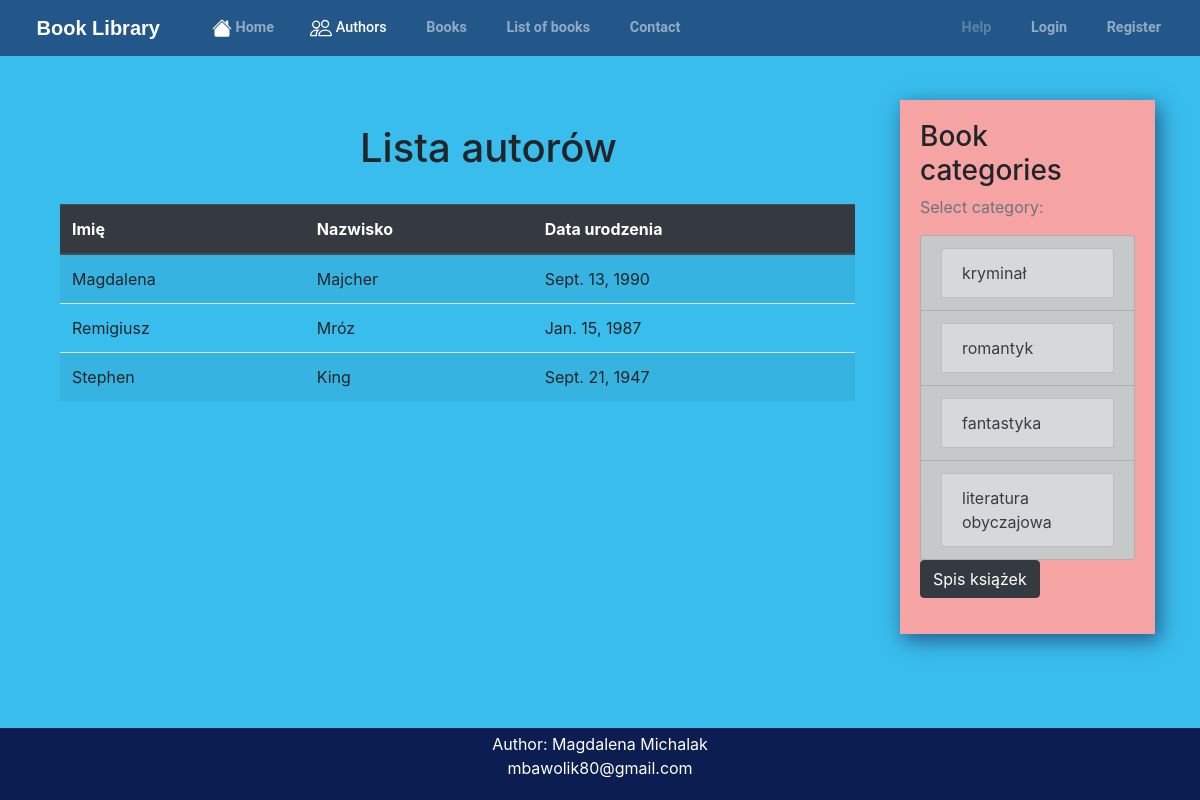
The app's page /authors/, older data.
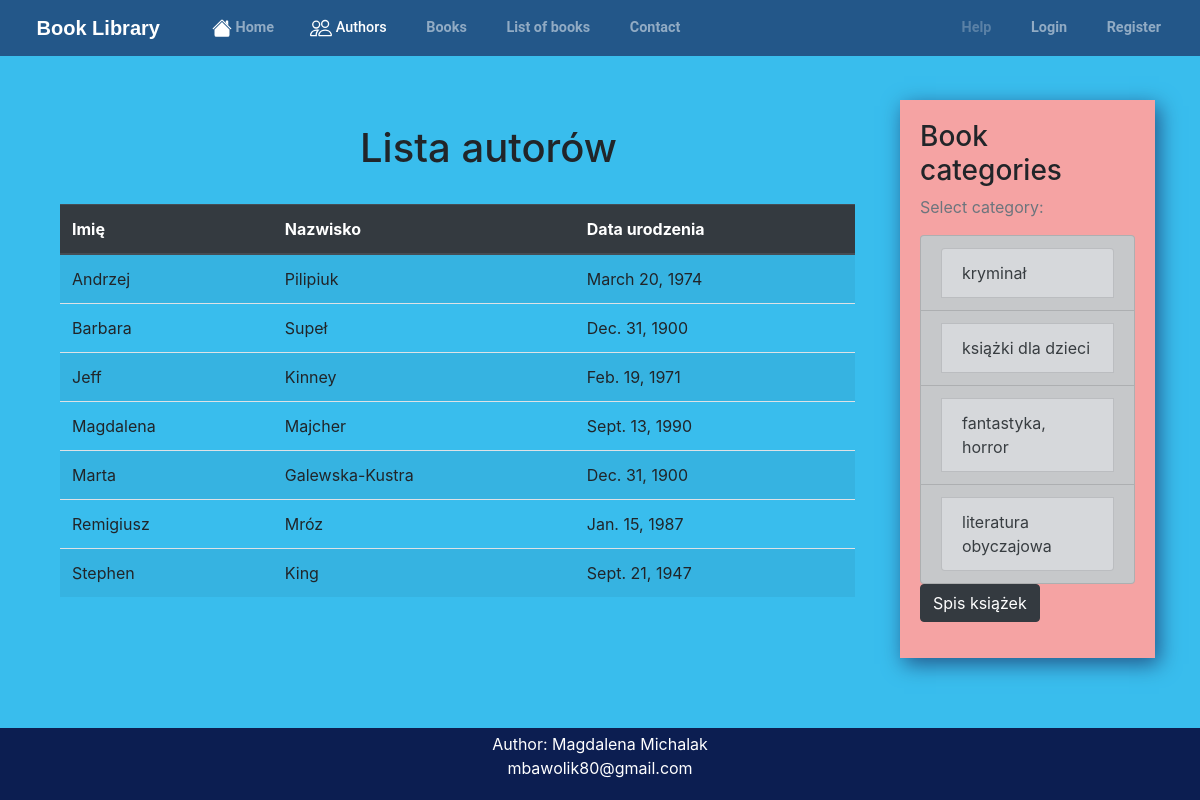
The same page, newer data.
### books/models.py (models this page shows, shortened)
class Author(models.Model):
    first_name = models.CharField(max_length=100, verbose_name='Imię')
    last_name = models.CharField(max_length=100, verbose_name='Nazwisko')
    birth_date = models.DateField(verbose_name='Data urodzenia')
    active = models.BooleanField(default=True)
    class Meta:
        ordering = ["first_name", "last_name"]

class Category(models.Model):
    category = models.CharField(max_length=50)
    def __str__(self):
        return self.category
    class Meta:
        verbose_name_plural = "Categories"

### books/views.py (the view)
# urls.py: path('authors/', views.AuthorIndex.as_view(), name='author_index'),
class AuthorIndex(TemplateView):
    template_name = 'author/index.html'
    def get_context_data(self, **kwargs):
        context = super().get_context_data(**kwargs)
        context['authors'] = models.Author.objects.all()
        context['active_author'] = 'active'
        return context

### books/context_processors.py (called while the page is built)
def categories(request):
    return {
        'categories': Category.objects.all()
    }

### books/templates/author/index.html
{% extends "layout/base.html" %}
{% load static %}
{% block content %}
<div class="container">
    <div class="row">
        <div class="col-9"><br>
            <h1 style="margin-left: 300px;">Lista autorów</h1>
            <br>
        </div>
    </div>
    <div class="row">
      <div class="col">
            <table class="table table-striped">
              <thead class="thead-dark">
                <tr class="table-secondary">
                  <th scope="col">Imię</th>
                  <th scope="col">Nazwisko</th>
                  <th scope="col">Data urodzenia</th>
                </tr>
              </thead>
              <tbody>
                {% for author in authors %}
                <tr>
                  <td>{{ author.first_name }}</td>
                  <td>{{ author.last_name }}</td>
                  <td>{{ author.birth_date }}</td>
                </tr>
                {% endfor %}
              </tbody>
            </table>
        </div>
    </div>
</div>
{% endblock %}

### books/templates/layout/base.html (shortened to what this page needs)
{% load bootstrap4 %}
{% load static %}
<!DOCTYPE html>
<html lang="en">
    <head>
        {% load static %}
        <link rel="stylesheet" type="text/css" href="{% static 'css/main.css' %}">
        {% bootstrap_css %}
     </head>
<header class="site-header">
    <nav class="navbar navbar-expand-md navbar-dark bg-steel fixed-top">
        <div class="container-fluid">
            <a class="navbar-brand mr-4" href="{% url 'home' %}"><img style="height:1.4em;" src="{% static 'books/icons/regal.png' %}" alt=""> Book Library</a>
            <div class="collapse navbar-collapse" id="navbarToggle">
                <div class="navbar-nav mr-auto">
                  <li class="nav-item">
                    <a class="nav-link {{active_index}}" aria-current="page" href="{% url 'home' %}">
                     Home</a>
                  </li>
                  <li class="nav-item">
                    <a class="nav-link {{active_author}}" href="{% url 'author_index' %}"> Authors</a>
                  </li>
                <a class="nav-link {{active_book}}" href="{% url 'books' %}"><img src="{% static 'books/icons/book.png' %}" alt=""> Books</a>
                <a class="nav-link {{active_search}}" href="{% url 'book_index' %}"><img src="{% static 'books/icons/book.png' %}" alt=""> List of books</a>
                <a class="nav-link{{active_contact}}" href="{% url 'contact' %}"><img src="{% static 'books/icons/message.png' %}" alt=""> Contact</a>
                </div>
                <div class="navbar-nav">
                    {% if user.is_authenticated %}
                    <a class="nav-item nav-link" href="{% url 'UserProfile' %}"><img src="{% static 'books/icons/profile.png' %}"
                            alt="">
                        Your account  ({{ user.username }})
                    </a>
                    <a class="nav-item nav-link" href="{% url 'logout' %}"><img src="{% static 'books/icons/logout.png' %}"
                            alt=""> Logout</a>
                    {% else %}
                    <a class="disabled nav-item nav-link" href="{% url 'contact' %}"><img src="{% static 'books/icons/help.png' %}" alt="">
                        Help</a>
                    <a class="nav-item nav-link" href="{% url 'login' %}"><img src="{% static 'books/icons/login.png' %}" alt="">
                        Login</a>
                    <a class="nav-item nav-link" href="{% url 'signup' %}"><img src="{% static 'books/icons/register.png' %}"
                            alt=""> Register</a>
                    {% endif %}
                </div>
            </div>
        </div>
    </nav>
</header>
<body style="background-color: rgb(57, 189, 237)">
    <main role="main" class="container pageContent">
        <div class="row">
            <div class="col-md-9">
                {% block content %}{% endblock %}
            </div>
            <div class="col-md-3">
                <div style="background-color: rgb(245, 163, 163)" class="content-section">
                    <h3>Book categories</h3>
                    <p class='text-muted'>Select category:
                        <ul class="list-group">
                            {% for category in categories %}
                            <a href="{% url 'category' pk=category.pk %}" class="list-group-item list-group-item-action list-group-item-dark">
                                <li class="list-group-item list-group-item-secondary"> {{ category }} </li>
                            </a>
                            {% endfor %}
                        </ul>
                        <a class="btn btn-dark" href="{% url 'book_index' %}"role="button"> Spis książek</a><br>
                    </p>
                </div>
            </div>
        </div>
    </main>
    <footer class="text-white" style="position: fixed; left: 0; bottom: 0; width: 100%;">
        <div class="text-center p-1" style="background-color: rgb(12, 30, 81);">
        <p>Author: Magdalena Michalak <br>
        <a class="text-white" href="mailto:mbawolik80@gmail.com">mbawolik80@gmail.com</a></p>
        </div>
      </footer>
</body>
</html>

Row changes from the older to the newer data that the page shows:
added Author: first_name "Andrzej", last_name "Pilipiuk", birth_date "March 20, 1974"
added Author: first_name "Barbara", last_name "Supeł", birth_date "Dec. 31, 1900"
added Author: first_name "Jeff", last_name "Kinney", birth_date "Feb. 19, 1971"
added Author: first_name "Marta", last_name "Galewska-Kustra", birth_date "Dec. 31, 1900"
changed Category: category "romantyk" → "książki dla dzieci"
changed Category: category "fantastyka" → "fantastyka, horror"
